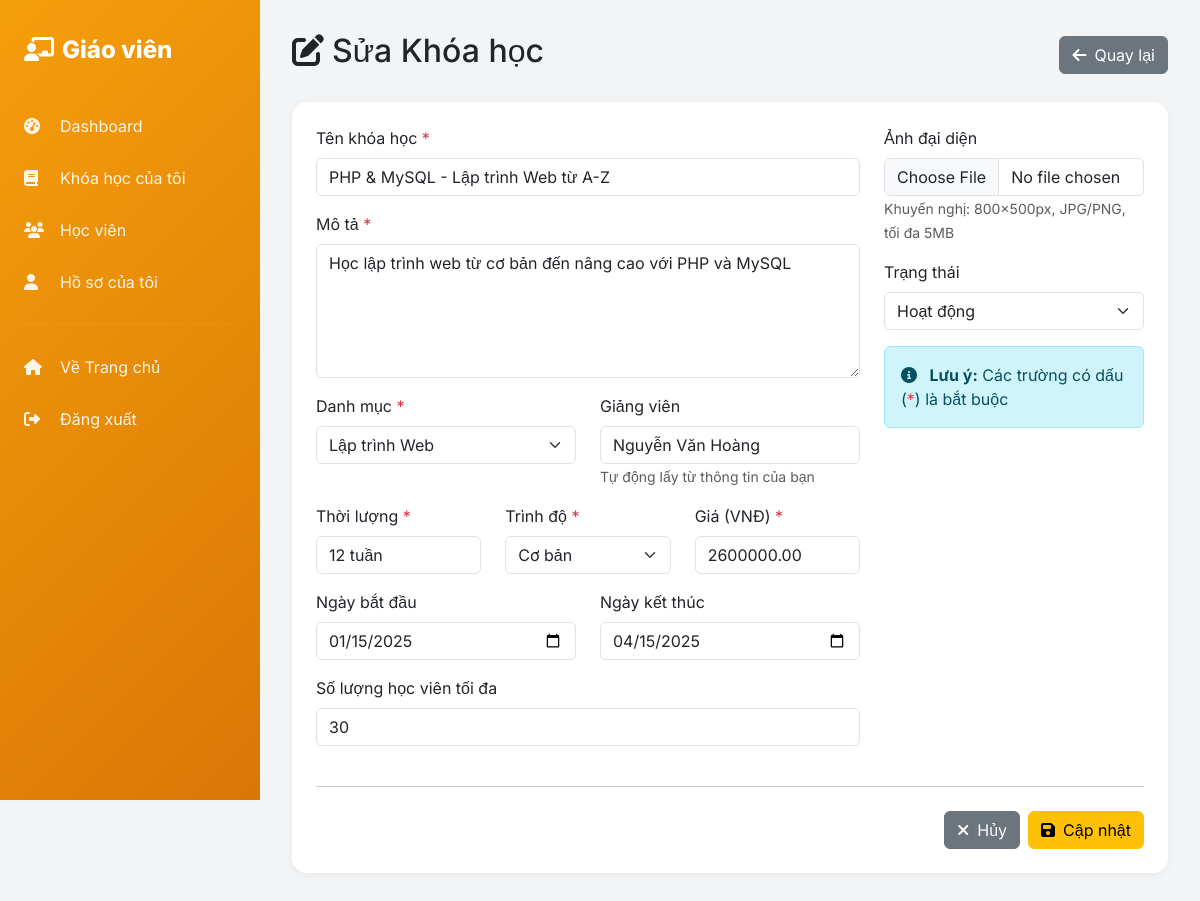
The page /views/teacher/edit_course.php?id=1 (signed in) on the database its author committed.
### tables this page shows
CREATE TABLE `courses` (
  `course_id` int(11) NOT NULL AUTO_INCREMENT,
  `course_name` varchar(200) NOT NULL,
  `description` text DEFAULT NULL,
  `category_id` int(11) DEFAULT NULL,
  `instructor_name` varchar(100) DEFAULT NULL,
  `teacher_id` int(11) DEFAULT NULL,
  `duration` varchar(50) DEFAULT NULL,
  `level` enum('Beginner','Intermediate','Advanced') DEFAULT 'Beginner',
  `price` decimal(10,2) DEFAULT 0.00,
  `thumbnail` varchar(255) DEFAULT NULL,
  `start_date` date DEFAULT NULL,
  `end_date` date DEFAULT NULL,
  `max_students` int(11) DEFAULT 30,
  `status` enum('active','inactive','completed') DEFAULT 'active',
  `created_at` timestamp NOT NULL DEFAULT current_timestamp(),
  `updated_at` timestamp NOT NULL DEFAULT current_timestamp() ON UPDATE current_timestamp(),
  PRIMARY KEY (`course_id`),
  KEY `category_id` (`category_id`),
  KEY `idx_teacher_id` (`teacher_id`),
  CONSTRAINT `courses_ibfk_1` FOREIGN KEY (`category_id`) REFERENCES `categories` (`category_id`) ON DELETE SET NULL,
  CONSTRAINT `courses_ibfk_2` FOREIGN KEY (`teacher_id`) REFERENCES `users` (`user_id`) ON DELETE SET NULL
);

CREATE TABLE `categories` (
  `category_id` int(11) NOT NULL AUTO_INCREMENT,
  `category_name` varchar(100) NOT NULL,
  `description` text DEFAULT NULL,
  `icon` varchar(50) DEFAULT NULL,
  `created_at` timestamp NOT NULL DEFAULT current_timestamp(),
  PRIMARY KEY (`category_id`)
);

### functions/course_functions.php (called while the page is built, shortened)
<?php
function getCourseById($course_id)
{
    global $pdo;
    try {
        $stmt = $pdo->prepare("
            SELECT c.*, cat.category_name,
            (SELECT COUNT(*) FROM enrollments WHERE course_id = c.course_id AND status = 'approved') as enrolled_count,
            (SELECT COUNT(*) FROM lessons WHERE course_id = c.course_id) as lesson_count
            FROM courses c
            LEFT JOIN categories cat ON c.category_id = cat.category_id
            WHERE c.course_id = ?
        ");
        $stmt->execute([$course_id]);
        $course = $stmt->fetch();
        $lesson_stmt = $pdo->prepare("SELECT * FROM lessons WHERE course_id = ? ORDER BY order_number ASC");
        $lesson_stmt->execute([$course_id]);
        $course['lessons'] = $lesson_stmt->fetchAll();
        return ['success' => true, 'course' => $course];
    } catch (PDOException $e) {
        return ['success' => false, 'message' => 'Lỗi lấy chi tiết: ' . $e->getMessage()];
    }
}
function getCategories()
{
    global $pdo;
    try {
        $stmt = $pdo->query("SELECT * FROM categories ORDER BY category_name");
        return $stmt->fetchAll();
    } catch (PDOException $e) {
        return [];
    }
}

### functions/db_connection.php (called while the page is built, shortened)
<?php
function escape($data)
{
    return htmlspecialchars($data, ENT_QUOTES, 'UTF-8');
}

### views/teacher/edit_course.php (the view, shortened to what this page needs)
<?php
require_once '../../functions/db_connection.php';
require_once '../../functions/course_functions.php';
$teacher_name = $_SESSION['full_name'] ?? '';
$is_edit = isset($_GET['id']);
$course = null;
if ($is_edit) {
    $course_id = intval($_GET['id']);
    $result = getCourseById($course_id);
    if ($result['success']) {
        $course = $result['course'];
    } else {
        setAlert('Không tìm thấy khóa học', 'error');
        redirect(SITE_URL . '/views/teacher/my_course.php');
    }
}
$categories = getCategories();
?>
<!DOCTYPE html>
<html lang="vi">
<head>
    <link href="https://cdn.jsdelivr.net/npm/bootstrap@5.3.2/dist/css/bootstrap.min.css" rel="stylesheet">
    <link rel="stylesheet" href="https://cdnjs.cloudflare.com/ajax/libs/font-awesome/6.5.1/css/all.min.css">
</head>
<body>
    <div class="sidebar">
        <div class="sidebar-brand"><i class="fas fa-chalkboard-teacher me-2"></i>Giáo viên</div>
        <ul class="sidebar-menu">
            <li><a href="dashboard.php"><i class="fas fa-tachometer-alt"></i>Dashboard</a></li>
            <li><a href="my_course.php"><i class="fas fa-book"></i>Khóa học của tôi</a></li>
            <li><a href="students.php"><i class="fas fa-users"></i>Học viên</a></li>
            <li><a href="profile.php"><i class="fas fa-user"></i>Hồ sơ của tôi</a></li>
            <li>
                <hr style="border-color: rgba(255,255,255,0.2); margin: 1rem 1.5rem;">
            </li>
            <li><a href="../../index.php"><i class="fas fa-home"></i>Về Trang chủ</a></li>
            <li><a href="../../handle/logout_process.php"><i class="fas fa-sign-out-alt"></i>Đăng xuất</a></li>
        </ul>
    </div>
    <div class="main-content">
        <div class="d-flex justify-content-between align-items-center mb-4">
            <h2><i class="fas <?php echo $is_edit ? 'fa-edit' : 'fa-plus-circle'; ?> me-2"></i><?php echo $is_edit ? 'Sửa' : 'Thêm'; ?> Khóa học</h2>
            <a href="my_course.php" class="btn btn-secondary">
                <i class="fas fa-arrow-left me-2"></i>Quay lại
            </a>
        </div>
        <div class="card">
            <div class="card-body p-4">
                <form method="POST" action="../../handle/teacher_course_process.php" enctype="multipart/form-data">
                    <div class="row g-4">
                        <div class="col-md-8">
                            <div class="mb-3">
                                <label class="form-label">Tên khóa học <span class="text-danger">*</span></label>
                                <input type="text" class="form-control" name="course_name"
                                    value="<?php echo escape($course['course_name'] ?? ''); ?>" required>
                            </div>
                            <div class="mb-3">
                                <label class="form-label">Mô tả <span class="text-danger">*</span></label>
                                <textarea class="form-control" name="description" rows="5" required><?php echo escape($course['description'] ?? ''); ?></textarea>
                            </div>
                            <div class="row">
                                <div class="col-md-6 mb-3">
                                    <label class="form-label">Danh mục <span class="text-danger">*</span></label>
                                    <select class="form-select" name="category_id" required>
                                        <?php foreach ($categories as $cat): ?>
                                            <option value="<?php echo $cat['category_id']; ?>"
                                                <?php echo isset($course) && $course['category_id'] == $cat['category_id'] ? 'selected' : ''; ?>>
                                                <?php echo escape($cat['category_name']); ?>
                                            </option>
                                        <?php endforeach; ?>
                                    </select>
                                </div>
                                <div class="col-md-6 mb-3">
                                    <label class="form-label">Giảng viên</label>
                                    <input type="text" class="form-control" name="instructor_name"
                                        value="<?php echo escape($course['instructor_name'] ?? $teacher_name); ?>" required readonly>
                                    <small class="text-muted">Tự động lấy từ thông tin của bạn</small>
                                </div>
                            </div>
                            <div class="row">
                                <div class="col-md-4 mb-3">
                                    <label class="form-label">Thời lượng <span class="text-danger">*</span></label>
                                    <input type="text" class="form-control" name="duration"
                                        placeholder="VD: 12 tuần" value="<?php echo escape($course['duration'] ?? ''); ?>" required>
                                </div>
                                <div class="col-md-4 mb-3">
                                    <label class="form-label">Trình độ <span class="text-danger">*</span></label>
                                    <select class="form-select" name="level" required>
                                        <option value="Beginner" <?php echo isset($course) && $course['level'] == 'Beginner' ? 'selected' : ''; ?>>Cơ bản</option>
                                    </select>
                                </div>
                                <div class="col-md-4 mb-3">
                                    <label class="form-label">Giá (VNĐ) <span class="text-danger">*</span></label>
                                    <input type="number" class="form-control" name="price"
                                        value="<?php echo $course['price'] ?? 0; ?>" required min="0">
                                </div>
                            </div>
                            <div class="row">
                                <div class="col-md-6 mb-3">
                                    <label class="form-label">Ngày bắt đầu</label>
                                    <input type="date" class="form-control" name="start_date"
                                        value="<?php echo $course['start_date'] ?? ''; ?>">
                                </div>
                                <div class="col-md-6 mb-3">
                                    <label class="form-label">Ngày kết thúc</label>
                                    <input type="date" class="form-control" name="end_date"
                                        value="<?php echo $course['end_date'] ?? ''; ?>">
                                </div>
                            </div>
                            <div class="mb-3">
                                <label class="form-label">Số lượng học viên tối đa</label>
                                <input type="number" class="form-control" name="max_students"
                                    value="<?php echo $course['max_students'] ?? 30; ?>" min="1">
                            </div>
                        </div>
                        <div class="col-md-4">
                            <div class="mb-3">
                                <label class="form-label">Ảnh đại diện</label>
                                <input type="file" class="form-control" name="thumbnail" accept="image/*"
                                    onchange="previewImage(this)">
                                <small class="text-muted">Khuyến nghị: 800x500px, JPG/PNG, tối đa 5MB</small>
                            </div>
                            <div class="mb-3">
                                <label class="form-label">Trạng thái</label>
                                <select class="form-select" name="status">
                                    <option value="active" <?php echo !isset($course) || $course['status'] == 'active' ? 'selected' : ''; ?>>Hoạt động</option>
                                </select>
                            </div>
                            <div class="alert alert-info">
                                <i class="fas fa-info-circle me-2"></i>
                                <strong>Lưu ý:</strong> Các trường có dấu (<span class="text-danger">*</span>) là bắt buộc
                            </div>
                        </div>
                    </div>
                    <hr class="my-4">
                    <div class="d-flex justify-content-end gap-2">
                        <a href="my_course.php" class="btn btn-secondary">
                            <i class="fas fa-times me-2"></i>Hủy
                        </a>
                        <button type="submit" class="btn btn-warning">
                            <i class="fas fa-save me-2"></i><?php echo $is_edit ? 'Cập nhật' : 'Tạo khóa học'; ?>
                        </button>
                    </div>
                </form>
            </div>
        </div>
    </div>
</body>
</html>

### views/teacher/edit_course.php (style rules this page uses)
body { font-family: 'Inter', sans-serif; background: #f3f4f6; }
.sidebar { position: fixed; top: 0; left: 0; height: 100vh; width: 260px; background: linear-gradient(135deg, #f59e0b 0%, #d97706 100%); color: white; padding: 2rem 0; z-index: 1000; overflow-y: auto; }
.sidebar-brand { padding: 0 1.5rem; margin-bottom: 2rem; font-size: 1.5rem; font-weight: 800; }
.sidebar-menu { list-style: none; padding: 0; margin: 0; }
.sidebar-menu a { display: flex; align-items: center; padding: 0.875rem 1.5rem; color: rgba(255, 255, 255, 0.9); text-decoration: none; transition: all 0.3s; }
.sidebar-menu i { width: 24px; margin-right: 0.75rem; }
.main-content { margin-left: 260px; padding: 2rem; }
.card { border: none; border-radius: 15px; box-shadow: 0 2px 10px rgba(0, 0, 0, 0.05); }

### rows shown on the page
courses: course_name "PHP & MySQL - Lập trình Web từ A-Z", description "Học lập trình web từ cơ bản đến nâng cao với PHP và MySQL", category_id "Lập trình Web", instructor_name "Nguyễn Văn Hoàng", duration "12 tuần", level "Cơ bản", price "2600000.00", start_date "01/15/2025", end_date "04/15/2025", max_students "30", status "Hoạt động"
